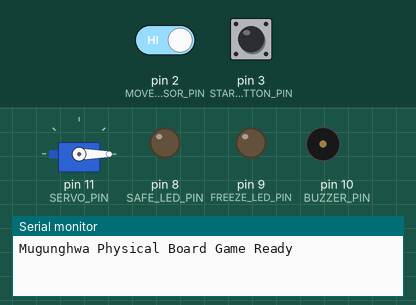
A sketch run on a simulated Arduino Uno, built with avr-gcc and run on an emulated ATmega328P. On the bench: servo, output pins drawn as LEDs (lit = HIGH), buzzer (waves = sounding), the last lines printed to the serial monitor. The test bench sets the inputs (shaded band); at power-on: pin 3 (START_BUTTON_PIN) HIGH, pin 2 (MOVE_SENSOR_PIN) HIGH. Random numbers use the default seed unless the sketch sets one.

Above: at 1.2 s.
1.3 s: pin 3 (START_BUTTON_PIN) pulled LOW for 0.15 s
At 1.37 s:
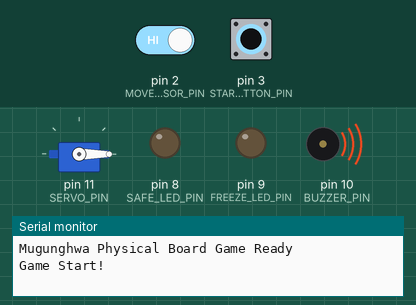
At 2.1 s:
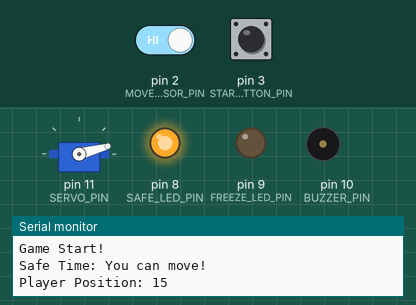
4.4 s: pin 2 (MOVE_SENSOR_PIN) driven LOW
7.4 s: pin 2 (MOVE_SENSOR_PIN) driven HIGH
At 9.7 s:
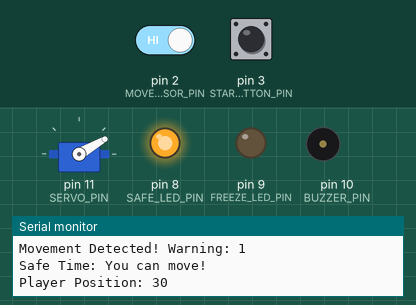
13.4 s: pin 2 (MOVE_SENSOR_PIN) driven HIGH
16.4 s: pin 2 (MOVE_SENSOR_PIN) driven LOW
Timing chart, 0 to 22.5 s (numbered marks = the images above; inputs shaded):
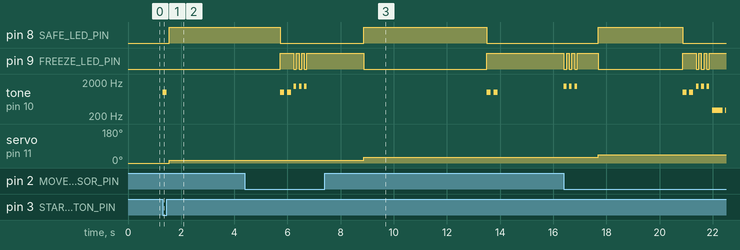

The sketch:

main-controller.ino
```cpp
#include <Servo.h>

/*
  Mugunghwa Physical Board Game
  Board: Arduino Uno

  무궁화 꽃이 피었습니다 피지컬 보드게임 테스트 코드입니다.

  기능:
  - 랜덤 시간 동안 Safe Time 진행
  - Freeze Time에는 움직임 감지 시 경고 증가
  - 경고 3회 시 게임 오버
  - 버튼을 눌러 움직임 감지 테스트
  - 서보모터로 말 이동 표현
  - LED와 부저로 상태 표시
*/

// 핀 설정
const int MOVE_SENSOR_PIN = 2;   // 움직임 감지 버튼 또는 센서
const int START_BUTTON_PIN = 3;  // 게임 시작 버튼
const int SAFE_LED_PIN = 8;      // 움직여도 되는 상태 LED
const int FREEZE_LED_PIN = 9;    // 멈춰야 하는 상태 LED
const int BUZZER_PIN = 10;       // 부저
const int SERVO_PIN = 11;        // 서보모터

Servo playerServo;

// 게임 상태
bool gameRunning = false;
bool freezeTime = false;

int warningCount = 0;
int playerPosition = 0;

// 시간 설정
unsigned long stateStartTime = 0;
unsigned long currentStateDuration = 0;

const int MAX_WARNING = 3;
const int SERVO_STEP = 15;
const int SERVO_MAX_ANGLE = 90;

void setup() {
  pinMode(MOVE_SENSOR_PIN, INPUT_PULLUP);
  pinMode(START_BUTTON_PIN, INPUT_PULLUP);

  pinMode(SAFE_LED_PIN, OUTPUT);
  pinMode(FREEZE_LED_PIN, OUTPUT);
  pinMode(BUZZER_PIN, OUTPUT);

  playerServo.attach(SERVO_PIN);
  playerServo.write(0);

  Serial.begin(9600);
  randomSeed(analogRead(A0));

  showIdleState();
  Serial.println("Mugunghwa Physical Board Game Ready");
}

void loop() {
  if (!gameRunning) {
    if (digitalRead(START_BUTTON_PIN) == LOW) {
      startGame();
      delay(300);
    }
    return;
  }

  unsigned long now = millis();

  if (now - stateStartTime >= currentStateDuration) {
    switchState();
  }

  if (freezeTime) {
    checkMovementDuringFreeze();
  }
}

void startGame() {
  gameRunning = true;
  freezeTime = false;
  warningCount = 0;
  playerPosition = 0;

  playerServo.write(playerPosition);

  Serial.println("Game Start!");
  beep(1);
  startSafeTime();
}

void startSafeTime() {
  freezeTime = false;
  stateStartTime = millis();
  currentStateDuration = random(3000, 7000);

  digitalWrite(SAFE_LED_PIN, HIGH);
  digitalWrite(FREEZE_LED_PIN, LOW);

  Serial.println("Safe Time: You can move!");

  movePlayerForward();
}

void startFreezeTime() {
  freezeTime = true;
  stateStartTime = millis();
  currentStateDuration = random(2000, 4000);

  digitalWrite(SAFE_LED_PIN, LOW);
  digitalWrite(FREEZE_LED_PIN, HIGH);

  Serial.println("Freeze Time: Stop!");
  beep(2);
}

void switchState() {
  if (freezeTime) {
    startSafeTime();
  } else {
    startFreezeTime();
  }
}

void checkMovementDuringFreeze() {
  if (digitalRead(MOVE_SENSOR_PIN) == LOW) {
    warningCount++;

    Serial.print("Movement Detected! Warning: ");
    Serial.println(warningCount);

    warningSignal();

    if (warningCount >= MAX_WARNING) {
      gameOver();
      return;
    }

    delay(700);
  }
}

void movePlayerForward() {
  playerPosition += SERVO_STEP;

  if (playerPosition >= SERVO_MAX_ANGLE) {
    playerPosition = SERVO_MAX_ANGLE;
    playerServo.write(playerPosition);
    gameClear();
    return;
  }

  playerServo.write(playerPosition);

  Serial.print("Player Position: ");
  Serial.println(playerPosition);
}

void gameClear() {
  Serial.println("Game Clear!");
  gameRunning = false;

  digitalWrite(SAFE_LED_PIN, HIGH);
  digitalWrite(FREEZE_LED_PIN, HIGH);

  successSignal();
}

void gameOver() {
  Serial.println("Game Over!");
  gameRunning = false;

  digitalWrite(SAFE_LED_PIN, LOW);
  digitalWrite(FREEZE_LED_PIN, HIGH);

  failSignal();
}

void showIdleState() {
  digitalWrite(SAFE_LED_PIN, LOW);
  digitalWrite(FREEZE_LED_PIN, LOW);
  playerServo.write(0);
}

void beep(int count) {
  for (int i = 0; i < count; i++) {
    tone(BUZZER_PIN, 1000, 150);
    delay(250);
  }
}

void warningSignal() {
  for (int i = 0; i < 3; i++) {
    tone(BUZZER_PIN, 1500, 100);
    digitalWrite(FREEZE_LED_PIN, LOW);
    delay(100);
    digitalWrite(FREEZE_LED_PIN, HIGH);
    delay(100);
  }
}

void successSignal() {
  for (int i = 0; i < 3; i++) {
    tone(BUZZER_PIN, 1200, 150);
    delay(200);
    tone(BUZZER_PIN, 1600, 150);
    delay(200);
  }
}

void failSignal() {
  for (int i = 0; i < 2; i++) {
    tone(BUZZER_PIN, 300, 400);
    delay(500);
  }
}
```

Measured:
- after the input at 1.3 s, pin 8 (SAFE_LED_PIN): LOW → HIGH after 0.25 s; tone on pin 10 (BUZZER_PIN): silent → 1000 Hz at once, → silent 0.15 s later; servo on pin 11 (SERVO_PIN): 0° → 15° after 0.25 s
- after the input at 7.4 s, pin 8 (SAFE_LED_PIN): LOW → HIGH after 1.5 s; servo on pin 11 (SERVO_PIN): 15° → 30° after 1.5 s
